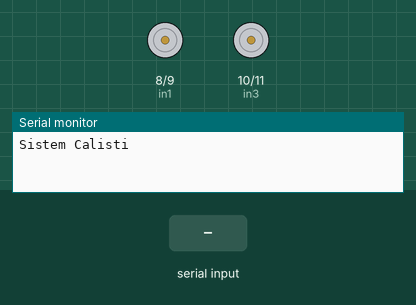
Recording of a sketch running on a simulated Arduino Uno, built with avr-gcc and run on an emulated ATmega328P. On the bench: motor-driver pin pairs drawn as motors (green arrow = first pin HIGH = forward, orange = second pin HIGH = backward, longer = more drive), the last lines printed to the serial monitor. The test bench sets the inputs (shaded band).

Above: at 1.2 s.
1.3 s: "1" received over Serial
At 2.3 s:
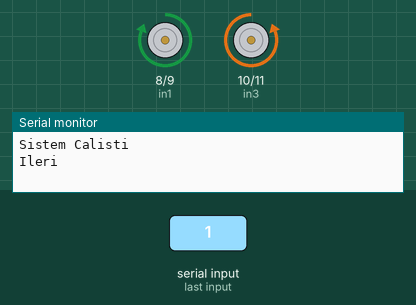
2.8 s: "2" received over Serial
At 3.5 s:
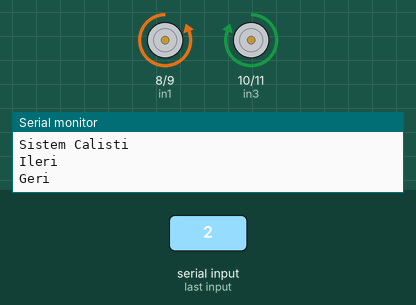
4.3 s: "0" received over Serial
At 4.6 s:
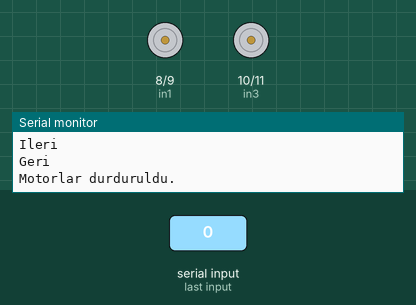
Timing chart, 0 to 7.3 s (numbered marks = the images above; inputs shaded):
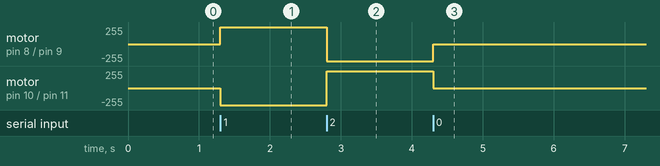

The sketch:

l298n.ino
```cpp
// Sol Ön
const int in1=8;
const int in2=9;
// Sağ Ön
const int in3=10;
const int in4=11;

int serialCommand=0;

void setup() {

  pinMode(in1, OUTPUT);
  pinMode(in2, OUTPUT);
  pinMode(in3, OUTPUT);
  pinMode(in4, OUTPUT);

  //
  Serial.begin(9600);
  Serial.println("Sistem Calisti");
}

void loop()
{
  if (Serial.available() > 0){
    serialCommand = (int)Serial.read();

    if (serialCommand =='0') {
      digitalWrite(in1, LOW);
      digitalWrite(in2, LOW);

      digitalWrite(in3, LOW);
      digitalWrite(in4, LOW);
      Serial.println("Motorlar durduruldu.");
    }

    if (serialCommand =='1') {
      digitalWrite(8, HIGH);
      digitalWrite(9, LOW);

      digitalWrite(10, LOW);
      digitalWrite(11, HIGH);

      Serial.println("Ileri");
    }

    if (serialCommand =='2') {
      digitalWrite(8, LOW);
      digitalWrite(9, HIGH);

      digitalWrite(10, HIGH);
      digitalWrite(11, LOW);

      Serial.println("Geri");
    }
  }
}
```

Measured:
- after the input at 1.3 s, motor on pin 8 (in1) / pin 9 (in2): stopped → forward 255/255 at once; motor on pin 10 (in3) / pin 11 (in4): stopped → backward 255/255 at once
- after the input at 2.8 s, motor on pin 8 (in1) / pin 9 (in2): forward 255/255 → backward 255/255 at once; motor on pin 10 (in3) / pin 11 (in4): backward 255/255 → forward 255/255 at once
- after the input at 4.3 s, motor on pin 8 (in1) / pin 9 (in2): backward 255/255 → stopped at once; motor on pin 10 (in3) / pin 11 (in4): forward 255/255 → stopped at once
